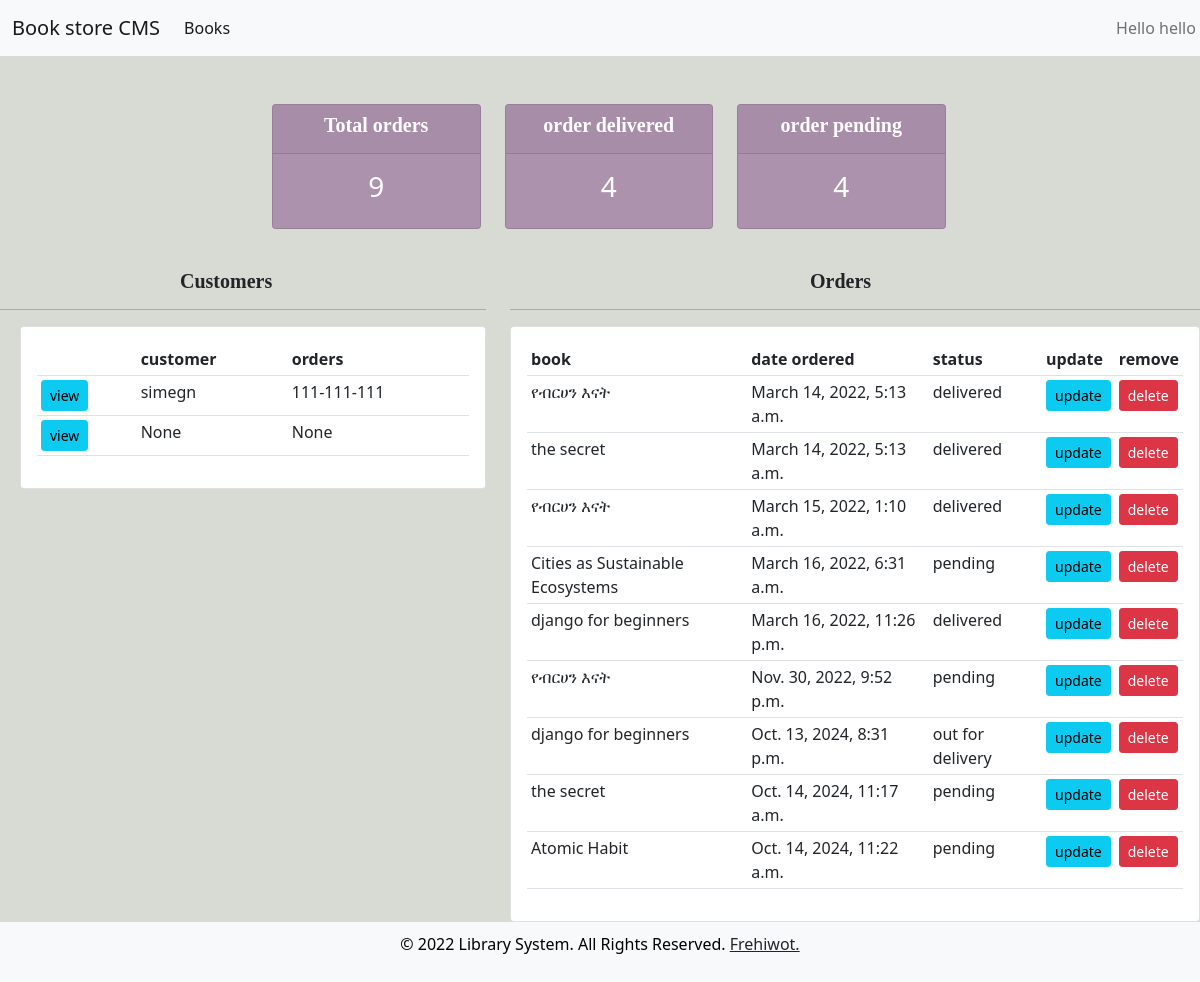
The page /home/ (signed in) on the database its author committed.
### members/models.py (models this page shows, shortened)
class Customer(models.Model):
    user=models.OneToOneField(User,null=True, on_delete=models.CASCADE)
    name=models.CharField(max_length=200, null=True)
    profile=models.ImageField(default="pp1.PNG",null=True,blank=True)
    phone=models.CharField(max_length=20, null=True)
    email=models.CharField(max_length=200, null=True)
    date_created=models.DateTimeField(auto_now_add=True, null=True)

class Order(models.Model):
    STATUS=(
        ('pending','pending'),
        ('out for delivery','out for delivery'),
        ('delivered','delivered'),
    )
    customer=models.ForeignKey(Customer,null=True, on_delete=models.SET_NULL)
    book=models.ForeignKey(Book,null=True, on_delete=models.SET_NULL)
    date_created=models.DateTimeField(auto_now_add=True, null=True)
    status=models.CharField(max_length=200, null=True, choices=STATUS,default="pending")
    note=models.CharField(max_length=2000, null=True)

class Book(models.Model):
    CATEGORY=(
        ('fiction','fiction'),
        ('religious','religious'),
        ('computer science','computer science'),
        ('engineering','engineering'),
        ('pyscological','pyscological'),
    )
    title=models.CharField(max_length=200, null=True)
    author=models.CharField(max_length=200, null=True)
    price= models.FloatField(null=True)
    category=models.CharField(max_length=5000, null=True, choices=CATEGORY)
    description=models.TextField(max_length=200, null=True)
    date_created=models.DateTimeField(auto_now_add=True, null=True)
    def __str__(self):
        return self.title

### members/decoraters.py (the view)
    def wrapper_function(request,*args,**kwargs):
        group=None
        if request.user.groups.exists():
            group=request.user.groups.all()[0].name
        if group == 'customer':
            return redirect('user-page')
        if group == 'admin':
            return view_func(request,*args,**kwargs)

### members/decoraters.py (called while the page is built)
def admin_only(view_func):
    def wrapper_function(request,*args,**kwargs):
        group=None
        if request.user.groups.exists():
            group=request.user.groups.all()[0].name
        if group == 'customer':
            return redirect('user-page')
        if group == 'admin':
            return view_func(request,*args,**kwargs)
    return wrapper_function

### members/views.py (called while the page is built)
@login_required(login_url='login')
@admin_only
def homePage(request):
    order=Order.objects.all()
    customer=Customer.objects.all()
    total_orders=order.count()
    total_customers=customer.count()
    delivered= order.filter(status='delivered').count()
    pending= order.filter(status='pending').count()
    context={'orders':order,'customers':customer,'total_orders':total_orders,'total_customers':total_customers,
    'delivered':delivered,'pending':pending}
    return render(request, 'home.html',context)

### members/templates/home.html (shortened to what this page needs)
{% extends 'base.html' %} {% block content %}
<body>
  <br />
  <div style="margin-left: 250px">{% include 'status.html' %}</div>
  <div class="row" id="lists">
    <div class="col-md-5">
      <br />
      <h5 style="margin-left: 180px">Customers</h5>
      <hr />
      <div class="card card-body" style="margin-left: 20px;">
        <table class="table table-sm">
          <tr>
            <th></th>
            <th>customer</th>
            <th>orders</th>
          </tr>
          {% for customer in customers%}
          <tr>
            <td>
              <a
                class="btn btn-sm btn-info"
                href="{% url 'customer' customer.id %}"
                >view</a
              >
            </td>
            <td>{{customer.name}}</td>
            <td>{{customer.phone}}</td>
          </tr>
          {% endfor %}
        </table>
      </div>
    </div>
    <div class="col-md-7">
      <br />
      <h5 style="margin-left: 300px">Orders</h5>
      <hr />
      <div class="card card-body">
        <table class="table table-sm">
          <tr>
            <th>book</th>
            <th>date ordered</th>
            <th>status</th>
            <th>update</th>
            <th>remove</th>
          </tr>
          {% for i in orders%}
          <tr>
            <td>{{i.book}}</td>
            <td>{{i.date_created}}</td>
            <td>{{i.status}}</td>
            <td>
              <a
                class="btn btn-sm btn-info"
                href="{% url 'update_order' i.id %}"
                >update</a
              >
            </td>
            <td>
              <a
                class="btn btn-sm btn-danger"
                href="{% url 'delete_order' i.id %}"
                >delete</a
              >
            </td>
          </tr>
          {% endfor %}
        </table>
      </div>
    </div>
  </div>
</body>
{% endblock content %}

### members/templates/navbar.html (shortened to what this page needs)
{% load static %}
<head>
</head>
<nav class="navbar navbar-expand-lg navbar-light bg-light">
  <div class="container-fluid">
    {%if request.user.is_staff%}
    <a class="navbar-brand" href="{% url 'home' %}">Book store CMS</a>
    {% endif %}
    <div class="collapse navbar-collapse" id="navbarNav">
      {%if request.user.is_staff%}
      <ul class="navbar-nav">
        <li class="nav-item">
          <a class="nav-link active" href="{% url 'book' %}">Books</a>
        </li>
      </ul>
      {% endif %}
      <ul class="navbar-nav">
        <li class="nav-item dropdown" style="margin-left: 870px">
          <a
            class="nav-link dropdown-toggle"
            href="#"
            id="navbarDropdownMenuLink"
            role="button"
            data-bs-toggle="dropdown"
            aria-expanded="false"
          >
            Hello {{request.user}}
          </a>
        </li>
      </ul>
    </div>
  </div>
</nav>

### members/templates/base.html (style rules this page uses)
body { background-color: #d7dbd3; display: flex; flex-direction: column; min-height: 100vh; }
a { color: #ad92ad; }

### members/templates/home.html (style rules this page uses)
h5 { font-family: "Times New Roman", Times, serif; font-weight: bolder; }

### rows shown on the page
Customer: name "simegn", phone "111-111-111"
Customer: name "None", phone "None"
Order: book "የብርሀን እናት", date_created "March 14, 2022, 5:13 a.m.", status "delivered"
Order: book "the secret", date_created "March 14, 2022, 5:13 a.m.", status "delivered"
Order: book "የብርሀን እናት", date_created "March 15, 2022, 1:10 a.m.", status "delivered"
Order: book "Cities as Sustainable Ecosystems", date_created "March 16, 2022, 6:31 a.m.", status "pending"
Order: book "django for beginners", date_created "March 16, 2022, 11:26 p.m.", status "delivered"
Order: book "የብርሀን እናት", date_created "Nov. 30, 2022, 9:52 p.m.", status "pending"
Order: book "django for beginners", date_created "Oct. 13, 2024, 8:31 p.m.", status "out for delivery"
Order: book "the secret", date_created "Oct. 14, 2024, 11:17 a.m.", status "pending"
Order: book "Atomic Habit", date_created "Oct. 14, 2024, 11:22 a.m.", status "pending"

### other values the page prints
{{ request.user }} "hello"
{{ total_orders }} "9"
{{ delivered }} "4"
{{ pending }} "4"
